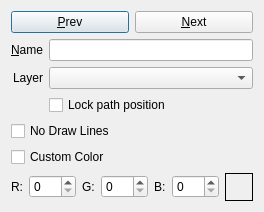
<?xml version="1.0" encoding="UTF-8"?>
<ui version="4.0">
 <class>fso::fred::dialogs::WaypointEditorDialog</class>
 <widget class="QDialog" name="fso::fred::dialogs::WaypointEditorDialog">
  <property name="geometry">
   <rect>
    <x>0</x>
    <y>0</y>
    <width>270</width>
    <height>185</height>
   </rect>
  </property>
  <property name="windowTitle">
   <string>Waypoint Path Editor</string>
  </property>
  <layout class="QFormLayout" name="formLayout">
   <property name="sizeConstraint">
    <enum>QLayout::SetFixedSize</enum>
   </property>
   <item row="0" column="0" colspan="2">
    <layout class="QVBoxLayout" name="waypointVerticalLayout">
     <item>
      <layout class="QFormLayout" name="waypointFormLayout">
       <property name="labelAlignment">
        <set>Qt::AlignRight|Qt::AlignTrailing|Qt::AlignVCenter</set>
       </property>
       <item row="0" column="0" colspan="2">
        <layout class="QHBoxLayout" name="navigationLayout">
         <item>
          <widget class="QPushButton" name="prevPathButton">
           <property name="text">
            <string>&amp;Prev</string>
           </property>
          </widget>
         </item>
         <item>
          <widget class="QPushButton" name="nextPathButton">
           <property name="text">
            <string>&amp;Next</string>
           </property>
          </widget>
         </item>
        </layout>
       </item>
       <item row="1" column="0">
        <widget class="QLabel" name="nameLabel">
         <property name="text">
          <string>&amp;Name</string>
         </property>
         <property name="alignment">
          <set>Qt::AlignLeading|Qt::AlignLeft|Qt::AlignVCenter</set>
         </property>
         <property name="buddy">
          <cstring>nameEdit</cstring>
         </property>
        </widget>
       </item>
       <item row="1" column="1">
        <widget class="QLineEdit" name="nameEdit"/>
       </item>
       <item row="2" column="0">
        <widget class="QLabel" name="layerLabel">
         <property name="text">
          <string>Layer</string>
         </property>
        </widget>
       </item>
       <item row="2" column="1">
        <widget class="QComboBox" name="layerCombo">
         <property name="sizePolicy">
          <sizepolicy hsizetype="Expanding" vsizetype="Fixed">
           <horstretch>0</horstretch>
           <verstretch>0</verstretch>
          </sizepolicy>
         </property>
        </widget>
       </item>
       <item row="3" column="1">
        <widget class="QCheckBox" name="transformLockCheck">
         <property name="toolTip">
          <string>Locks every point of the path: dragging, the transform toolbar, and the Orient editor leave them alone, and new points can't be inserted into it. Points can still be deleted.</string>
         </property>
         <property name="text">
          <string>Lock path position</string>
         </property>
        </widget>
       </item>
       <item row="4" column="0" colspan="2">
        <widget class="QCheckBox" name="noDrawLinesCheck">
         <property name="text">
          <string>No Draw Lines</string>
         </property>
        </widget>
       </item>
       <item row="5" column="0" colspan="2">
        <widget class="QCheckBox" name="customColorCheck">
         <property name="text">
          <string>Custom Color</string>
         </property>
        </widget>
       </item>
       <item row="6" column="0" colspan="2">
        <layout class="QHBoxLayout" name="colorLayout">
         <item>
          <widget class="QLabel" name="colorRLabel">
           <property name="text">
            <string>R:</string>
           </property>
          </widget>
         </item>
         <item>
          <widget class="QSpinBox" name="colorRSpinBox">
           <property name="maximum">
            <number>255</number>
           </property>
          </widget>
         </item>
         <item>
          <widget class="QLabel" name="colorGLabel">
           <property name="text">
            <string>G:</string>
           </property>
          </widget>
         </item>
         <item>
          <widget class="QSpinBox" name="colorGSpinBox">
           <property name="maximum">
            <number>255</number>
           </property>
          </widget>
         </item>
         <item>
          <widget class="QLabel" name="colorBLabel">
           <property name="text">
            <string>B:</string>
           </property>
          </widget>
         </item>
         <item>
          <widget class="QSpinBox" name="colorBSpinBox">
           <property name="maximum">
            <number>255</number>
           </property>
          </widget>
         </item>
         <item>
          <widget class="QLabel" name="colorSwatch">
           <property name="minimumSize">
            <size>
             <width>28</width>
             <height>28</height>
            </size>
           </property>
           <property name="frameShape">
            <enum>QFrame::Box</enum>
           </property>
           <property name="text">
            <string/>
           </property>
          </widget>
         </item>
        </layout>
       </item>
      </layout>
     </item>
    </layout>
   </item>
  </layout>
 </widget>
 <resources/>
 <connections/>
</ui>
